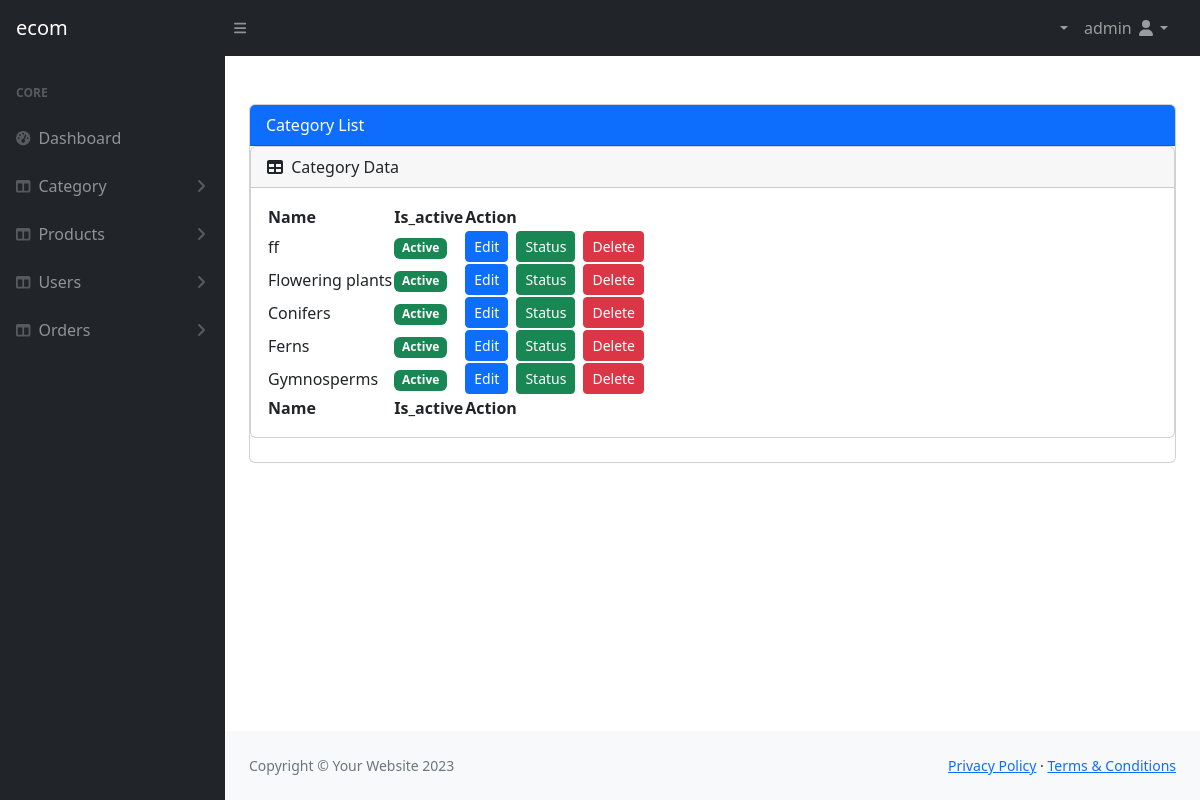
/Adminpanel/show_Category.php (signed in), run on the app's committed database.
### tables this page shows
CREATE TABLE `tbl_user` (
  `user_id` int(11) NOT NULL,
  `name` varchar(50) NOT NULL,
  `email` varchar(50) NOT NULL,
  `password` varchar(250) NOT NULL,
  `status` int(11) NOT NULL,
  `is_admin` int(11) NOT NULL,
  `otp` varchar(10) NOT NULL,
  `is_verify` int(11) NOT NULL
);

CREATE TABLE `tbl_category` (
  `category_id` int(11) NOT NULL,
  `category_name` varchar(50) NOT NULL,
  `is_active` int(11) NOT NULL
);

### Adminpanel/show_Category.php (the view)
<?php include("header.php");?>
<div id="layoutSidenav_content">
    <main>
        <div class="container-fluid px-4">
            <div class="card mb-4 mt-5">
                <div class="card-header bg-primary text-white">
                    Category List
                </div>
                <div class="card mb-4">
                    <div class="card-header">
                        <i class="fas fa-table me-1"></i>
                        Category Data
                    </div>
                    <div class="card-body">
                        <table id="datatablesSimple">
                            <thead>
                                <tr>
                                    <th>Name</th>
                                    <th>Is_active</th>
                                    <th>Action</th>
                                </tr>
                            </thead>
                            <tfoot>
                                <tr>
                                    <th>Name</th>
                                    <th>Is_active</th>
                                    <th>Action</th>
                                </tr>
                            </tfoot>
                            <tbody>
                            <?php
                            $query = "SELECT * FROM `tbl_category`";
                            $result = mysqli_query($con, $query);
                            if ($result && mysqli_num_rows($result) > 0) {
                                while ($row = mysqli_fetch_assoc($result)) {
                                   $statusText = ($row['is_active'] == 1) ? '<span class="badge bg-success">Active</span>' : '<span class="badge bg-danger">Deactive</span>';
                                    echo "<tr>";
                                    echo "<td>" . $row['category_name'] . "</td>";
                                    echo "<td>" . $statusText . "</td>";
                                    echo "<td>";
                                    echo '<a href="edit_category.php?id=' . $row['category_id'] . '" class="btn btn-sm btn-primary me-2">Edit</a>';
                                    echo '<a href="status_category.php?id=' . $row['category_id'] . '&status=' . $row['is_active'] . '" class="btn btn-sm btn-success me-2"> Status</a>';
                                    echo '<a href="delete_category.php?id=' . $row['category_id'] . '" class="btn btn-sm btn-danger">Delete</a>';
                                    echo "</td>";
                                    echo "</tr>";
                                }
                            } else {
                                echo '<tr><td colspan="3" class="text-center">No categories found.</td></tr>';
                            }
                            ?>
                            </tbody>
                        </table>
                    </div>
                </div>
            </div>
        </div>
    </main>
<?php include("footer.php");?>

### Adminpanel/header.php (shortened to what this page needs)
<?php
include('../connection/connection.php');
$adminrecord=$_SESSION["adminLogined"];
?>
<!DOCTYPE html>
<html lang="en">
    <head>
        <link href="https://cdn.jsdelivr.net/npm/simple-datatables@7.1.2/dist/style.min.css" rel="stylesheet" />
        <link href="css/styles.css" rel="stylesheet" />
    </head>
    <body class="sb-nav-fixed">
        <nav class="sb-topnav navbar navbar-expand navbar-dark bg-dark">
            <a class="navbar-brand ps-3" href="index.php">ecom</a>
            <button class="btn btn-link btn-sm order-1 order-lg-0 me-4 me-lg-0" id="sidebarToggle" href="#!"><i class="fas fa-bars"></i></button>
            <ul class="navbar-nav ms-auto ms-md-0 me-3 me-lg-4">
                <li class="nav-item dropdown">
                    <?php
                     $query = "SELECT * from tbl_user where user_id = $adminrecord ";
                     $result=mysqli_query($con,$query);
                     foreach($result as $data){
                        echo" <a class='nav-link dropdown-toggle' id='navbarDropdown' href='#' role=
                        button' data-bs-toggle='dropdown' aria-expanded='false'> ";
                         echo "<li class='text-white'>
                      $data[name]  <i class='fas fa-user fa-fw'></i></a>
                    <ul class='dropdown-menu dropdown-menu-end' aria-labelledby='navbarDropdown'>
                        <li><a class='dropdown-item' href='profile.php'>Profile</a></li>
                        <li><a class='dropdown-item' href='Changepassword.php';>Activity Log</a></li>
                        <li><hr class='dropdown-divider' /></li>
                        <li><a class='dropdown-item' href='../Auth/Logout.php'>Logout</a></li>
                    </ul>";}
                    ?>
                </li>
            </ul>
        </nav>
        <div id="layoutSidenav">
            <div id="layoutSidenav_nav">
                <nav class="sb-sidenav accordion sb-sidenav-dark" id="sidenavAccordion">
                    <div class="sb-sidenav-menu">
                        <div class="nav">
                            <div class="sb-sidenav-menu-heading">Core</div>
                            <a class="nav-link" href="index.php">
                                <div class="sb-nav-link-icon"><i class="fas fa-tachometer-alt"></i></div>
                                Dashboard
                            </a>
                            <a class="nav-link collapsed" href="#" data-bs-toggle="collapse" data-bs-target="#collapseLayouts" aria-expanded="false" aria-controls="collapseLayouts">
                                <div class="sb-nav-link-icon"><i class="fas fa-columns"></i></div>
                                Category
                                <div class="sb-sidenav-collapse-arrow"><i class="fas fa-angle-down"></i></div>
                            </a>
                            <a class="nav-link collapsed" href="#" data-bs-toggle="collapse" data-bs-target="#collapseLayouts1" aria-expanded="false" aria-controls="collapseLayouts1">
                                <div class="sb-nav-link-icon"><i class="fas fa-columns"></i></div>
                                Products
                                <div class="sb-sidenav-collapse-arrow"><i class="fas fa-angle-down"></i></div>
                            </a>
                            <a class="nav-link collapsed" href="#" data-bs-toggle="collapse" data-bs-target="#collapseLayouts2" aria-expanded="false" aria-controls="collapseLayouts2">
                                <div class="sb-nav-link-icon"><i class="fas fa-columns"></i></div>
                                Users
                                <div class="sb-sidenav-collapse-arrow"><i class="fas fa-angle-down"></i></div>
                            </a>
                            <a class="nav-link collapsed" href="#" data-bs-toggle="collapse" data-bs-target="#collapseLayouts3" aria-expanded="false" aria-controls="collapseLayouts3">
                                <div class="sb-nav-link-icon"><i class="fas fa-columns"></i></div>
                                Orders
                                <div class="sb-sidenav-collapse-arrow"><i class="fas fa-angle-down"></i></div>
                            </a>
                    </div>
                </nav>
            </div>

### data on the page
tbl_user: name "admin"
tbl_category: category_name "ff", is_active "Active"
tbl_category: category_name "Flowering plants", is_active "Active"
tbl_category: category_name "Conifers", is_active "Active"
tbl_category: category_name "Ferns", is_active "Active"
tbl_category: category_name "Gymnosperms", is_active "Active"
